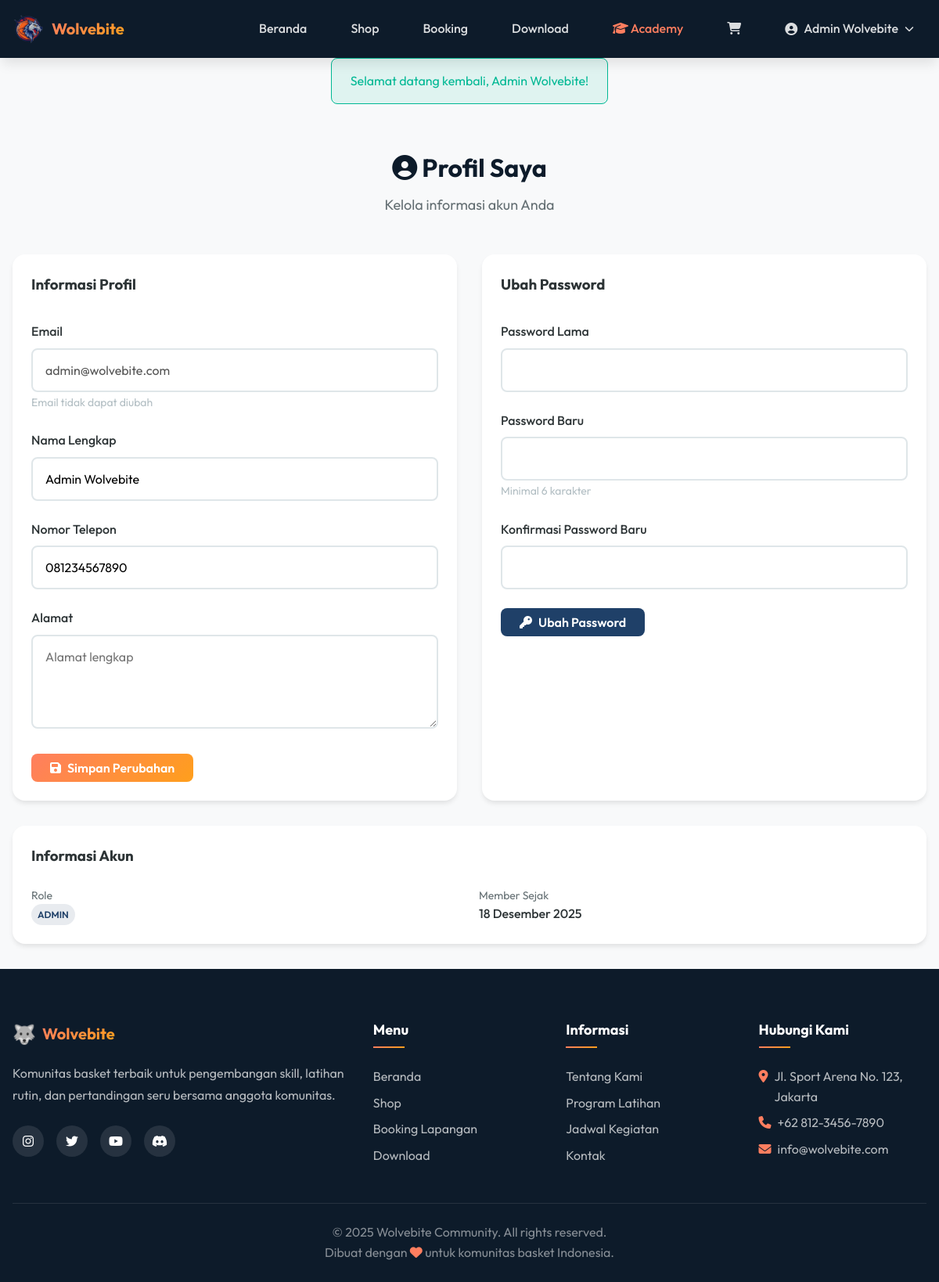
The app's page /profile.php (signed in) with its own data.
### tables this page shows
CREATE TABLE users (
    id INT AUTO_INCREMENT PRIMARY KEY,
    username VARCHAR(50) NOT NULL,
    email VARCHAR(100) NOT NULL UNIQUE,
    password VARCHAR(255) NOT NULL,
    phone VARCHAR(20),
    address TEXT,
    role ENUM('admin', 'member') DEFAULT 'member',
    created_at TIMESTAMP DEFAULT CURRENT_TIMESTAMP,
    updated_at TIMESTAMP DEFAULT CURRENT_TIMESTAMP ON UPDATE CURRENT_TIMESTAMP
);

### profile.php (the view, shortened to what this page needs)
<?php
require_once 'includes/header.php';
$user = getCurrentUser();
?>
<div class="container">
    <div class="section-header">
        <h1 class="section-title"><i class="fas fa-user-circle"></i> Profil Saya</h1>
        <p class="section-subtitle">Kelola informasi akun Anda</p>
    </div>
    <div style="display: grid; grid-template-columns: repeat(auto-fit, minmax(400px, 1fr)); gap: var(--space-xl);">
        <div class="card">
            <div class="card-body">
                <h3 style="margin-bottom: var(--space-xl);">Informasi Profil</h3>
                <form method="POST">
                    <div class="form-group">
                        <label class="form-label" for="email">Email</label>
                        <input type="email" id="email" class="form-control"
                            value="<?php echo sanitize($user['email']); ?>" readonly disabled>
                        <span class="form-hint">Email tidak dapat diubah</span>
                    </div>
                    <div class="form-group">
                        <label class="form-label" for="username">Nama Lengkap</label>
                        <input type="text" id="username" name="username" class="form-control"
                            value="<?php echo sanitize($user['username']); ?>" required>
                    </div>
                    <div class="form-group">
                        <label class="form-label" for="phone">Nomor Telepon</label>
                        <input type="tel" id="phone" name="phone" class="form-control"
                            value="<?php echo sanitize($user['phone'] ?? ''); ?>" placeholder="08xxxxxxxxxx">
                    </div>
                    <div class="form-group">
                        <label class="form-label" for="address">Alamat</label>
                        <textarea id="address" name="address" class="form-control"
                            placeholder="Alamat lengkap"><?php echo sanitize($user['address'] ?? ''); ?></textarea>
                    </div>
                    <button type="submit" name="update_profile" class="btn btn-primary">
                        <i class="fas fa-save"></i> Simpan Perubahan
                    </button>
                </form>
            </div>
        </div>
        <div class="card">
            <div class="card-body">
                <h3 style="margin-bottom: var(--space-xl);">Ubah Password</h3>
                <form method="POST">
                    <div class="form-group">
                        <label class="form-label" for="current_password">Password Lama</label>
                        <input type="password" id="current_password" name="current_password" class="form-control"
                            required>
                    </div>
                    <div class="form-group">
                        <label class="form-label" for="new_password">Password Baru</label>
                        <input type="password" id="new_password" name="new_password" class="form-control" minlength="6"
                            required>
                        <span class="form-hint">Minimal 6 karakter</span>
                    </div>
                    <div class="form-group">
                        <label class="form-label" for="confirm_password">Konfirmasi Password Baru</label>
                        <input type="password" id="confirm_password" name="confirm_password" class="form-control"
                            required>
                    </div>
                    <button type="submit" name="change_password" class="btn btn-secondary">
                        <i class="fas fa-key"></i> Ubah Password
                    </button>
                </form>
            </div>
        </div>
    </div>
    <div class="card" style="margin-top: var(--space-xl);">
        <div class="card-body">
            <h3 style="margin-bottom: var(--space-lg);">Informasi Akun</h3>
            <div
                style="display: grid; grid-template-columns: repeat(auto-fit, minmax(200px, 1fr)); gap: var(--space-lg);">
                <div>
                    <p style="color: var(--text-light); font-size: var(--font-size-sm);">Role</p>
                    <span class="badge <?php echo $user['role'] === 'admin' ? 'badge-primary' : 'badge-info'; ?>">
                        <?php echo ucfirst($user['role']); ?>
                    </span>
                </div>
                <div>
                    <p style="color: var(--text-light); font-size: var(--font-size-sm);">Member Sejak</p>
                    <p style="font-weight: 500;"><?php echo formatDate($user['created_at']); ?></p>
                </div>
            </div>
        </div>
    </div>
</div>
<?php require_once 'includes/footer.php'; ?>

### assets/css/style.css (style rules this page uses)
:root { --primary-dark: #0d1b2a; --primary: #1f4068; --primary-light: #2a5298; --accent-color: #ff7e5f; --accent-alt: #ff9f1c; --accent-gradient: linear-gradient(135deg, #ff7e5f, #ff9f1c); --bg-color: #f8f9fa; --bg-dark: #0d1b2a; --card-bg: #ffffff; --text-color: #2d3436; --text-light: #636e72; --text-muted: #b2bec3; --border-color: #dfe6e9; --success: #00b894; --warning: #fdcb6e; --danger: #ff7675; --info: #74b9ff; --font-family: 'Outfit', sans-serif; --font-size-xs: 0.75rem; --font-size-sm: 0.875rem; --font-size-base: 1rem; --font-size-lg: 1.125rem; --font-size-xl: 1.25rem; --font-size-2xl: 1.5rem; --font-size-3xl: 2rem; --font-size-4xl: 2.5rem; --font-size-5xl: 3rem; --space-xs: 0.25rem; --space-sm: 0.5rem; --space-md: 1rem; --space-lg: 1.5rem; --space-xl: 2rem; --space-2xl: 3rem; --space-3xl: 4rem; --radius-sm: 0.375rem; --radius-md: 0.5rem; --radius-lg: 0.75rem; --radius-xl: 1rem; --radius-2xl: 1.5rem; --radius-full: 9999px; --shadow-sm: 0 1px 2px rgba(0, 0, 0, 0.05); --shadow-md: 0 4px 6px -1px rgba(0, 0, 0, 0.1); --shadow-lg: 0 10px 15px -3px rgba(0, 0, 0, 0.1); --shadow-xl: 0 20px 25px -5px rgba(0, 0, 0, 0.1); --shadow-glow: 0 0 30px rgba(255, 126, 95, 0.3); --transition-fast: 0.15s ease; --transition-base: 0.3s ease; --transition-slow: 0.5s ease; --container-max: 1200px; --container-padding: 1rem; }
*, *::before, *::after { margin: 0; padding: 0; box-sizing: border-box; }
html { scroll-behavior: smooth; }
body { font-family: var(--font-family); font-size: var(--font-size-base); line-height: 1.6; color: var(--text-color); background-color: var(--bg-color); min-height: 100vh; display: flex; flex-direction: column; }
button, input, select, textarea { font-family: inherit; font-size: inherit; }
button { cursor: pointer; border: none; background: none; }
.container { max-width: var(--container-max); margin: 0 auto; padding: 0 var(--container-padding); }
.section-header { text-align: center; margin-bottom: var(--space-2xl); }
.section-title { font-size: var(--font-size-3xl); font-weight: 700; color: var(--primary-dark); margin-bottom: var(--space-sm); }
.section-subtitle { font-size: var(--font-size-lg); color: var(--text-light); }
.btn { display: inline-flex; align-items: center; justify-content: center; gap: var(--space-sm); padding: var(--space-sm) var(--space-lg); font-weight: 600; border-radius: var(--radius-md); transition: all var(--transition-fast); cursor: pointer; border: none; }
.btn-primary { background: var(--accent-gradient); color: #fff; }
.btn-secondary { background: var(--primary); color: #fff; }
.card { background: var(--card-bg); border-radius: var(--radius-xl); box-shadow: var(--shadow-md); overflow: hidden; transition: all var(--transition-base); }
.card-body { padding: var(--space-lg); }
.form-group { margin-bottom: var(--space-lg); }
.form-label { display: block; font-weight: 500; margin-bottom: var(--space-sm); color: var(--text-color); }
.form-control { width: 100%; padding: var(--space-md); border: 2px solid var(--border-color); border-radius: var(--radius-md); font-size: var(--font-size-base); transition: all var(--transition-fast); background: #fff; }
.form-hint { color: var(--text-muted); font-size: var(--font-size-sm); margin-top: var(--space-xs); }
textarea.form-control { min-height: 120px; resize: vertical; }
.badge { display: inline-flex; align-items: center; padding: var(--space-xs) var(--space-sm); font-size: var(--font-size-xs); font-weight: 600; border-radius: var(--radius-full); text-transform: uppercase; }
.badge-primary { background: rgba(31, 64, 104, 0.1); color: var(--primary); }

### records on screen
users: email "admin@wolvebite.com", username "Admin Wolvebite", phone "081234567890", role "ADMIN", created_at "18 Desember 2025"

### other values on screen
$_SESSION['username'] "Admin Wolvebite"
$message "Selamat datang kembali, Admin Wolvebite!"
